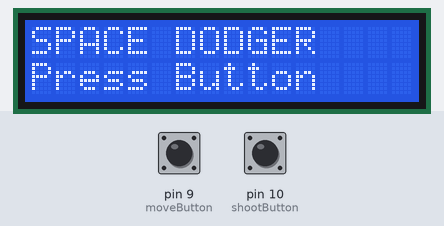
The sketch below on a simulated Arduino Uno, built with avr-gcc and run on an emulated ATmega328P. Shown: 16×2 character LCD. The inputs (shaded band) are chosen by the test bench; at power-on: pin 9 (moveButton) HIGH, pin 10 (shootButton) HIGH. Random numbers use the default seed unless the sketch sets one. At 3.1 s the program stops and its outputs stay as they are.

Above: at 0.8 s.
0.9 s: pin 9 (moveButton) pulled LOW for 0.15 s
At 1.25 s:
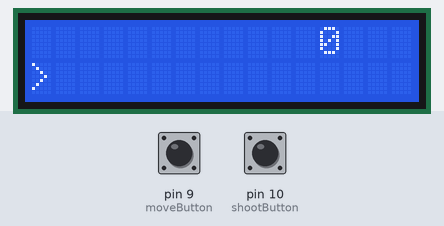
At 3.9 s:
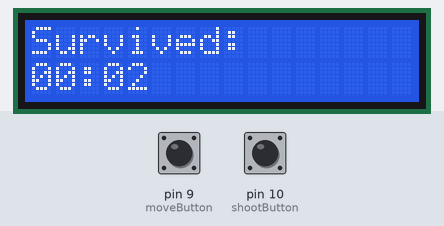
Timing chart, 0 to 4.6 s (numbered marks = the images above; inputs shaded):
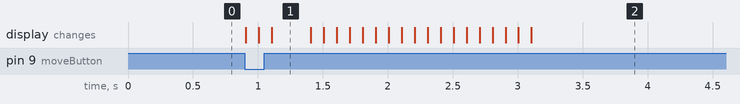

The sketch:

LCD-Space-Shooter.ino
```cpp
#include <LiquidCrystal.h>

LiquidCrystal lcd(8, 7, 5, 4, 3, 2);

const int moveButton = 9;
const int shootButton = 10;

// Player
int shipRow = 0;

// Obstacles
int obs1Col = 15;
int obs2Col = 23;
int obs1Row;
int obs2Row;

// Bullet
bool bulletActive = false;
int bulletCol = 1;
int bulletRow = 0;

// Timing
unsigned long lastMove = 0;
unsigned long lastSpeedChange = 0;
unsigned long lastDifficultyIncrease = 0;
unsigned long gameStartTime = 0;

// Faster start difficulty
int speedDelay = 100;
int minSpeed = 70;
int maxSpeed = 120;

// Stats
long hits = 0;
long missed = 0;

// Row control
int lastGeneratedRow = 0;
int sameRowCount = 0;

int getNextRow()
{
    int row = random(0, 2);

    if (row == lastGeneratedRow)
    {
        sameRowCount++;

        if (sameRowCount >= 2)
        {
            row = !lastGeneratedRow;
            sameRowCount = 0;
        }
    }
    else
    {
        sameRowCount = 0;
    }

    lastGeneratedRow = row;

    return row;
}

void drawGame()
{
    lcd.clear();

    lcd.setCursor(0, shipRow);
    lcd.print(">");

    if (bulletActive)
    {
        lcd.setCursor(bulletCol, bulletRow);
        lcd.print(".");
    }

    if (obs1Col >= 0 && obs1Col < 16)
    {
        lcd.setCursor(obs1Col, obs1Row);
        lcd.print("O");
    }

    if (obs2Col >= 0 && obs2Col < 16)
    {
        lcd.setCursor(obs2Col, obs2Row);
        lcd.print("O");
    }

    // Show elapsed time in seconds
    unsigned long t =
        (millis() - gameStartTime) / 1000;

    lcd.setCursor(10, 0);

    if (t < 100)
        lcd.print(" ");

    if (t < 10)
        lcd.print(" ");

    lcd.print(t);
}

void showResults()
{
    unsigned long survivalTime =
        (millis() - gameStartTime) / 1000;

    int minutes = survivalTime / 60;
    int seconds = survivalTime % 60;

    lcd.clear();

    lcd.setCursor(0, 0);
    lcd.print("Survived:");

    lcd.setCursor(0, 1);

    if (minutes < 10)
        lcd.print("0");

    lcd.print(minutes);
    lcd.print(":");

    if (seconds < 10)
        lcd.print("0");

    lcd.print(seconds);

    while (1);
}

void setup()
{
    pinMode(moveButton, INPUT_PULLUP);
    pinMode(shootButton, INPUT_PULLUP);

    lcd.begin(16, 2);

    randomSeed(analogRead(A0));

    obs1Row = getNextRow();
    obs2Row = getNextRow();

    lcd.clear();

    lcd.setCursor(0, 0);
    lcd.print("SPACE DODGER");

    lcd.setCursor(0, 1);
    lcd.print("Press Button");

    while (
        digitalRead(moveButton) == HIGH &&
        digitalRead(shootButton) == HIGH)
    {
    }

    gameStartTime = millis();

    drawGame();
}

void loop()
{
    // Difficulty ramp
    if (millis() - lastDifficultyIncrease > 10000)
    {
        if (minSpeed > 40)
            minSpeed -= 5;

        if (maxSpeed > 80)
            maxSpeed -= 5;

        lastDifficultyIncrease = millis();
    }

    // Random speed
    if (millis() - lastSpeedChange > 3000)
    {
        speedDelay = random(minSpeed, maxSpeed);
        lastSpeedChange = millis();
    }

    // Move button
    static bool prevMoveState = HIGH;
    bool moveState = digitalRead(moveButton);

    if (prevMoveState == HIGH &&
        moveState == LOW)
    {
        shipRow = !shipRow;
    }

    prevMoveState = moveState;

    // Shoot button
    static bool prevShootState = HIGH;
    bool shootState = digitalRead(shootButton);

    if (prevShootState == HIGH &&
        shootState == LOW)
    {
        if (!bulletActive)
        {
            bulletActive = true;
            bulletCol = 1;
            bulletRow = shipRow;
        }
    }

    prevShootState = shootState;

    // Game tick
    if (millis() - lastMove >= speedDelay)
    {
        lastMove = millis();

        obs1Col--;
        obs2Col--;

        if (bulletActive)
        {
            bulletCol++;

            if (bulletCol > 15)
            {
                bulletActive = false;
            }
        }

        // Bullet hit asteroid 1
        if (bulletActive &&
            bulletRow == obs1Row &&
            abs(bulletCol - obs1Col) <= 1)
        {
            hits++;

            obs1Col = random(16, 28);
            obs1Row = getNextRow();

            bulletActive = false;
        }

        // Bullet hit asteroid 2
        if (bulletActive &&
            bulletRow == obs2Row &&
            abs(bulletCol - obs2Col) <= 1)
        {
            hits++;

            obs2Col = random(18, 32);
            obs2Row = getNextRow();

            bulletActive = false;
        }

        // Game over on collision
        if ((obs1Col == 0 &&
             obs1Row == shipRow) ||
            (obs2Col == 0 &&
             obs2Row == shipRow))
        {
            showResults();
        }

        // Asteroid escaped
        if (obs1Col < 0)
        {
            obs1Col = random(16, 28);
            obs1Row = getNextRow();

            missed++;
        }

        if (obs2Col < 0)
        {
            obs2Col = random(18, 32);
            obs2Row = getNextRow();

            missed++;
        }

        drawGame();
    }
}
```

Measured:
- after the input at 0.9 s, the display: first changes at once (image 1 shows a later state)
